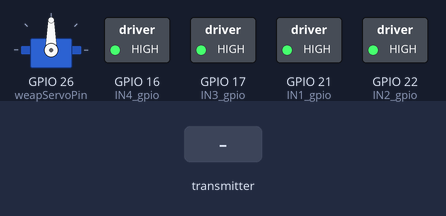
The sketch below on a simulated ESP32. On the bench: servo, switched loads named in the sketch (green lamp = pin HIGH). Dashed ring = blinking. The test bench sets the inputs (shaded band).

Above: at 1.2 s.
1.3 s: the transmitter starts sending speedmotorLeft = 1024
At 1.4 s:
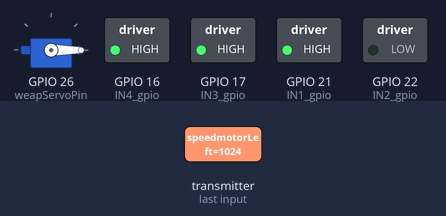
4.3 s: the transmitter starts sending speedmotorRight = 1024
At 4.4 s:
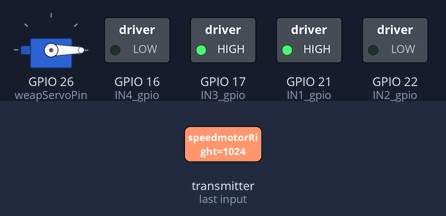
7.3 s: the transmitter starts sending Angle = 45
10.3 s: the transmitter starts sending speedmotorLeft = 0
At 10.4 s:
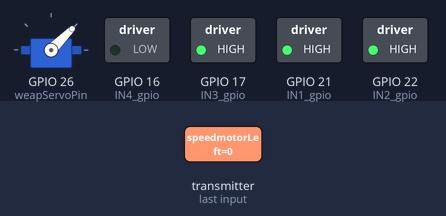
13.3 s: the transmitter starts sending speedmotorRight = 0
At 13.4 s:
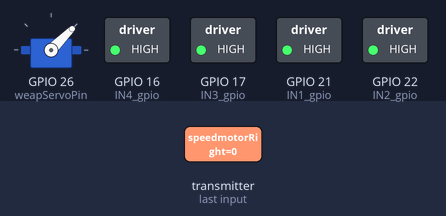
16.3 s: the transmitter starts sending Angle = 180
Timing chart, 0 to 20.3 s (numbered marks = the images above; inputs shaded):
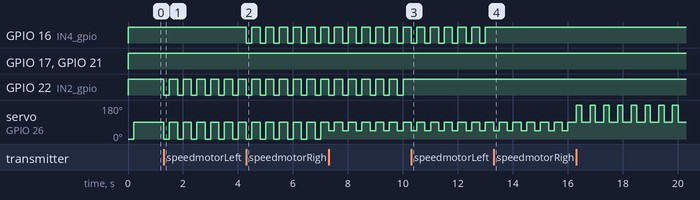

The sketch:

aw_revhinge_receiver.ino
```cpp
#include <ESP32Servo.h>
#include <ESP32Tone.h>
#include <ESP32PWM.h>
#include <esp_now.h>
#include <WiFi.h>


#define PWM1_ch 12
#define PWM2_ch 13
#define PWM3_ch 14
#define PWM4_ch 15

#define PWM_res 8
#define PWM_freq 400

#define IN1_gpio 21
#define IN2_gpio 22
#define IN3_gpio 17
#define IN4_gpio 16

Servo weapServo;

int weapServoPin = 26;

//MAC robot C8:C9:A3:CB:33:F8
uint8_t broadcastAddress[] = {0xFF, 0xFF, 0xFF, 0xFF, 0xFF, 0xFF};

typedef struct {
  int16_t speedmotorLeft;
  int16_t speedmotorRight;
  int16_t weaponStrenght;
  int16_t Angle;
  int16_t packetArg1;
  int8_t Fire;
}
packet_t;


packet_t recData;

bool failsafe = false;
unsigned long failsafeMaxMillis = 200;
unsigned long lastPacketMillis = 0;
unsigned long currentWaitMillis = 0;

int recLpwm = 0;
int recRpwm = 0;
int recWpn = 0;
bool recFire = false;
int recAngle = 0;
int recpckArg1 = 0;

// Variable to store if sending data was successful
String success;

esp_now_peer_info_t peerInfo;

// Callback when data is sent
void OnDataSent(const uint8_t *mac_addr, esp_now_send_status_t status) {
  //Serial.print("\r\nLast Packet Send Status:\t");
  //Serial.println(status == ESP_NOW_SEND_SUCCESS ? "Delivery Success" : "Delivery Fail");
  if (status == 0) {
    success = "Delivery Success :)";
  }
  else {
    success = "Delivery Fail :(";
  }
}

// Callback when data is received
void OnDataRecv(const uint8_t * mac, const uint8_t *incomingData, int len) {
  memcpy(&recData, incomingData, sizeof(recData));
  //Serial.print("Bytes received: ");
  //Serial.println(len);
  //salva dati in var globali
  recLpwm = recData.speedmotorLeft;
  recRpwm = recData.speedmotorRight;
  recWpn = recData.weaponStrenght;
  recFire = recData.Fire;
  recAngle = recData.Angle;
  recpckArg1 = recData.packetArg1;
  lastPacketMillis = millis();
}
void setup() {
  //Serial.begin(115200);
  //Serial.println("Ready.");
  ESP32PWM::allocateTimer(0);
  ESP32PWM::allocateTimer(1);
  ESP32PWM::allocateTimer(2);
  ESP32PWM::allocateTimer(3);

  ledcAttachPin(IN1_gpio, PWM1_ch);
  ledcAttachPin(IN2_gpio, PWM2_ch);
  ledcAttachPin(IN3_gpio, PWM3_ch);
  ledcAttachPin(IN4_gpio, PWM4_ch);

  ledcSetup(PWM1_ch, PWM_freq, PWM_res);
  ledcSetup(PWM2_ch, PWM_freq, PWM_res);
  ledcSetup(PWM3_ch, PWM_freq, PWM_res);
  ledcSetup(PWM4_ch, PWM_freq, PWM_res);
  weapServo.setPeriodHertz(50);    // standard 50 hz servo
  weapServo.attach(weapServoPin, 500, 2400);
   // Set device as a Wi-Fi Station
  WiFi.mode(WIFI_STA);

  // Init ESP-NOW
  if (esp_now_init() != ESP_OK) {
    //Serial.println("Error initializing ESP-NOW");
    return;
  }

  // Once ESPNow is successfully Init, we will register for Send CB to
  // get the status of Trasnmitted packet
  esp_now_register_send_cb(OnDataSent);

  // Register peer
  memcpy(peerInfo.peer_addr, broadcastAddress, 6);
  peerInfo.channel = 0;
  peerInfo.encrypt = false;

  // Add peer
  if (esp_now_add_peer(&peerInfo) != ESP_OK){
    //Serial.println("Failed to add peer");
    return;
  }
  // Register for a callback function that will be called when data is received
  esp_now_register_recv_cb(OnDataRecv);
}

void loop() {
  failsafe = false;
  unsigned long current_time = millis();
  if(current_time - lastPacketMillis > failsafeMaxMillis){
    failsafe = true;
    //Serial.println(current_time - lastPacketMillis);
  }
  if(failsafe){
    setM2speed(0);
    setM1speed(0);
    weapServo.write(90);
  }else{
    setM2speed(recRpwm);
    setM1speed(recLpwm);
    weapServo.write(recAngle);
  }
  delay(10);
}


int setM1speed(int rpm) {
  if (rpm < 0) {
    ledcWrite(PWM1_ch, 0);
    ledcWrite(PWM2_ch, -rpm);
  } else if (rpm > 0) {
    ledcWrite(PWM1_ch, rpm);
    ledcWrite(PWM2_ch, 0);
  } else if (rpm == 0) {
    ledcWrite(PWM1_ch, 255);
    ledcWrite(PWM2_ch, 255);
  }
  return 0;
}

int setM2speed(int rpm) {
  if (rpm < 0) {
    ledcWrite(PWM3_ch, 0);
    ledcWrite(PWM4_ch, -rpm);
  } else if (rpm > 0) {
    ledcWrite(PWM3_ch, rpm);
    ledcWrite(PWM4_ch, 0);
  } else if (rpm == 0) {
    ledcWrite(PWM3_ch, 255);
    ledcWrite(PWM4_ch, 255);
  }
  return 0;
}
```

Measured:
- after the input at 1.3 s, GPIO 22 (IN2_gpio): alternates HIGH for 0.30 s and LOW for 0.20 s, starting at once; servo on GPIO 26 (weapServoPin): alternates 90° for 0.30 s and 0° for 0.20 s, starting at once
- after the input at 4.3 s, GPIO 16 (IN4_gpio): alternates HIGH for 0.30 s and LOW for 0.20 s, starting at once
- after the input at 10.3 s, GPIO 22 (IN2_gpio): stops changing and stays HIGH
- after the input at 13.3 s, GPIO 16 (IN4_gpio): stops changing and stays HIGH
